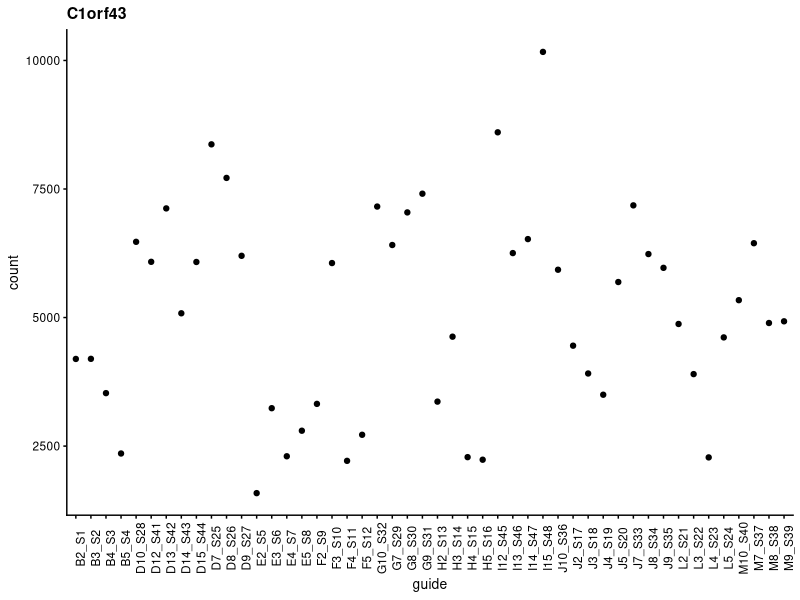
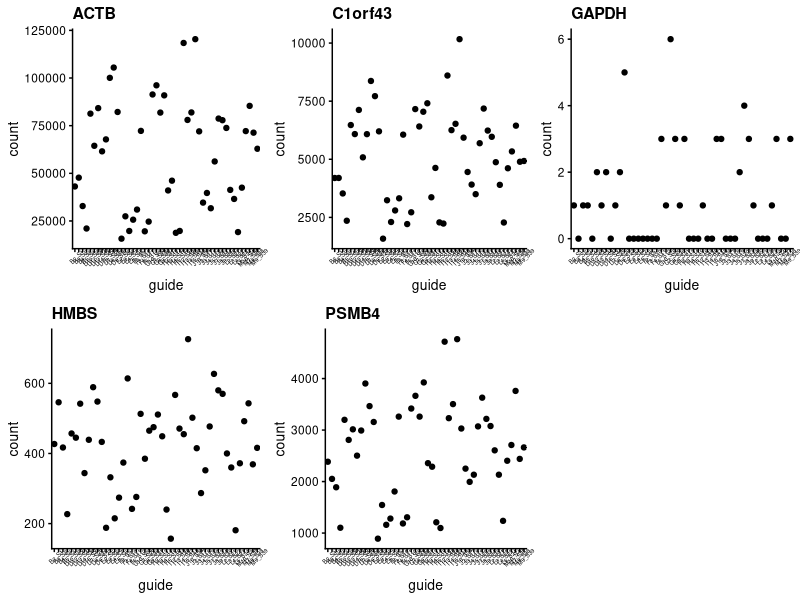
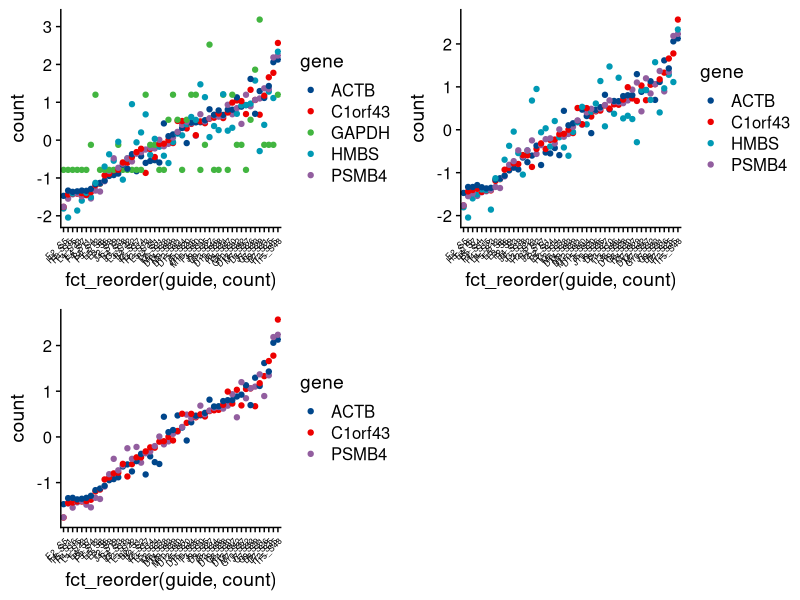
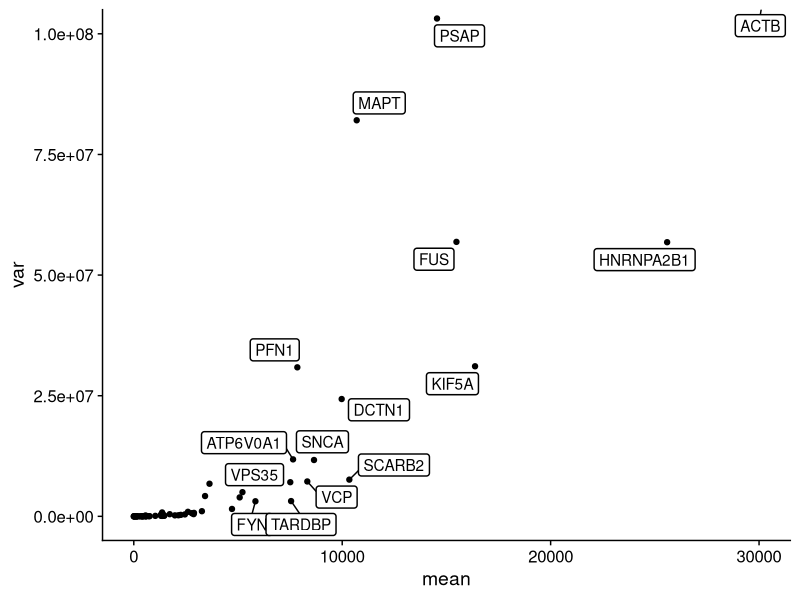
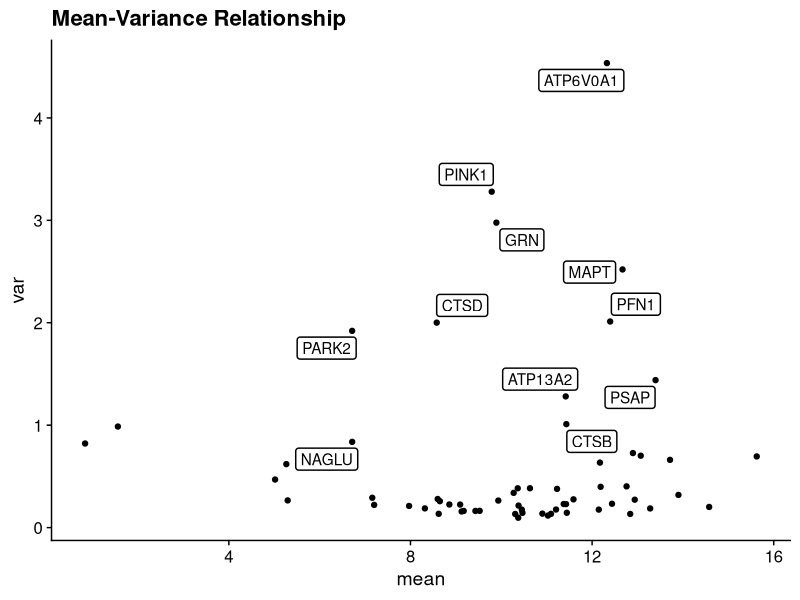
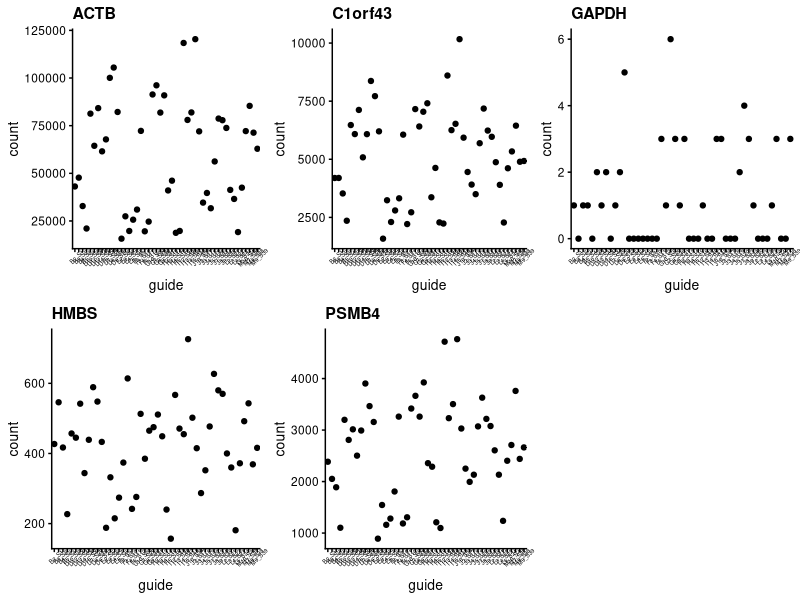
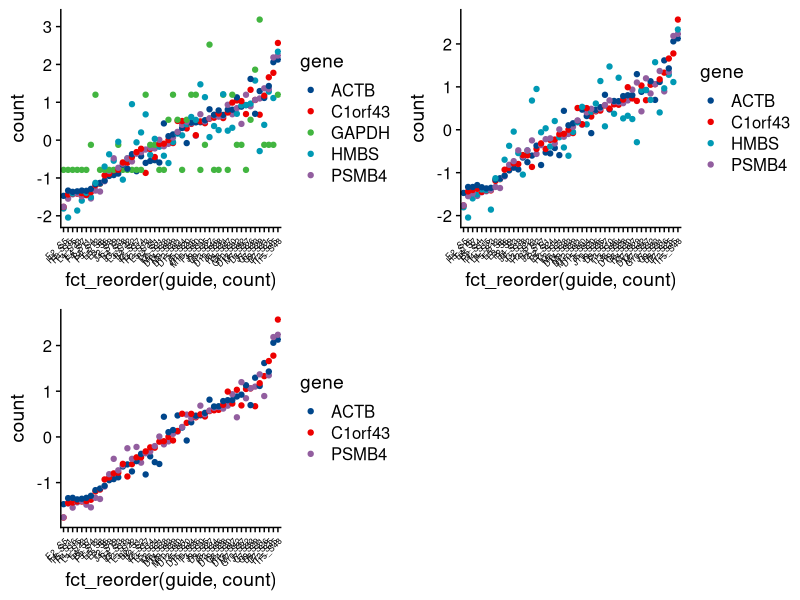

Recreate these plots in R, in order.
library(tidyverse)
library(ggrepel)
library(cowplot)
library(ggsci)

amplicon_counts <- read_delim(file = "amplicons_counts.csv", delim = ",") %>%
  mutate(gene = factor(gene))

amplicon_counts_long <- amplicon_counts %>%
  pivot_longer(cols = B2_S1:M9_S39, names_to = "guide", values_to = "count")

amplicon_counts_long %>%
  filter(gene == "C1orf43") %>%
  ggplot(aes(guide, count)) +
  geom_point() +
  theme_cowplot(10) +
  theme(axis.text.x = element_text(angle = 90)) + 
  ggtitle("C1orf43")

housekeeping_genes <- c("ACTB", "C1orf43", "HMBS", "PSMB4", "GAPDH")

housekeeping_counts <- amplicon_counts_long %>%
  filter(gene %in% housekeeping_genes)

for (gene0 in housekeeping_genes){
  plot <- housekeeping_counts %>%
    filter(gene == gene0) %>%
    ggplot(aes(guide, count)) +
    geom_point() +
    theme_cowplot(10) +
    theme(axis.text.x = element_text(angle = 45)) + 
    theme(axis.text.x = element_text(size = 4)) +
    ggtitle(gene0)
  assign(paste(gene0, "counts_plot", sep = '_'), envir = .GlobalEnv, plot)
}

plot_grid(ACTB_counts_plot, C1orf43_counts_plot, GAPDH_counts_plot, HMBS_counts_plot, PSMB4_counts_plot)

ggsave("housekeeping_counts.png", dpi = 300, width = 10, height = 5.4375, units = "in")

pal_lancet()(5)
housekeeping_colours <- c("ACTB" = pal_lancet()(5)[1], 
                          "C1orf43" = pal_lancet()(5)[2], 
                          "GAPDH" = pal_lancet()(5)[3], 
                          "HMBS" = pal_lancet()(5)[4], 
                          "PSMB4" = pal_lancet()(5)[5])

housekeeping_counts_sorted <- housekeeping_counts %>%
  arrange(count)

housekeeping_counts_centered_scaled_sorted <- housekeeping_counts %>%
  group_by(gene) %>%
  mutate(count = count - mean(count)) %>%
  mutate(count = count / sd(count)) %>%
  arrange(count) 

all_housekeeping <- housekeeping_counts_centered_scaled_sorted %>%
  ggplot(aes(x = fct_reorder(guide, count), count, colour = gene)) + 
  geom_point() +
  scale_color_manual(values = housekeeping_colours) +
  theme_cowplot() + 
  theme(axis.text.x = element_text(angle = 45, hjust = 1, size = 6)) 

housekeeping_noGapdh <- housekeeping_counts_centered_scaled_sorted %>%
  filter(gene != "GAPDH") %>%
  ggplot(aes(x = fct_reorder(guide, count), count, colour = gene)) + 
  geom_point() +
  scale_color_manual(values = housekeeping_colours) +
  theme_cowplot() + 
  theme(axis.text.x = element_text(angle = 45, hjust = 1, size = 6)) 

housekeeping_noGapdh_noHmbs <- housekeeping_counts_centered_scaled_sorted %>%
  filter(gene != "GAPDH" & gene != "HMBS") %>%
  ggplot(aes(x = fct_reorder(guide, count), count, colour = gene)) + 
  geom_point() +
  scale_color_manual(values = housekeeping_colours) +
  theme_cowplot() + 
  theme(axis.text.x = element_text(angle = 45, hjust = 1, size = 6)) 

plot_grid(all_housekeeping, housekeeping_noGapdh, housekeeping_noGapdh_noHmbs)

ggsave("housekeeping_mean_var.png", dpi = 300, width = 10, height = 5.4375, units = "in")





summary_stats_per_gene <- amplicon_counts_long %>%
  group_by(gene) %>%
  summarise(mean = mean(count), var = var(count), n = n())

ggplot(summary_stats_per_gene, aes(mean, var, label = ifelse(mean > 4000, as.character(gene), ""))) + 
  geom_point() +
  theme_cowplot() + 
  geom_label_repel(label.size = 0.5) +
  coord_cartesian(xlim = c(0, 30000), ylim = c(0, 100000000))
  
amplicon_counts_long_log <- amplicon_counts_long %>%
  mutate(count = log2(count + 1))

summary_stats_per_gene_log <- amplicon_counts_long_log %>%
  group_by(gene) %>%
  summarise(mean = mean(count), var = var(count), n = n())

ggplot(summary_stats_per_gene_log, aes(mean, var, label = ifelse(var > 0.75 & mean > 4, as.character(gene), ""))) + 
  geom_point() +
  theme_cowplot() + 
  geom_label_repel(label.size = 0.5) + 
  ggtitle("Mean-Variance Relationship")


  